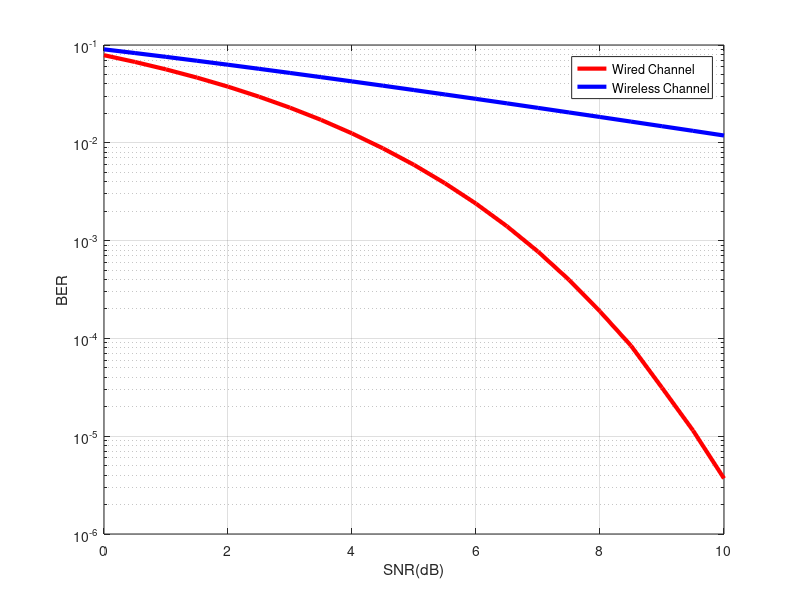

Source code (MATLAB):
%Refershing Terminal & Workspace
clc
clear

blockLength = 1e3;
nBlocks = 2e4;
SNRdb = 0:0.5:10;
SNR = 10.^(SNRdb/10);

No = 1;
BER_WiredChannel = zeros(size(SNRdb));
BER_WirelessChannel = zeros(size(SNRdb));

for blk = 1:nBlocks
    h = randn+1j*randn;
    Bits = randi([0 1],1,blockLength);
    Sym = 2*Bits-1;
    noise = sqrt(No/2)*(randn(1,blockLength)+1j*randn(1,blockLength));

    for K = 1: length(SNRdb)
        TxSym = Sym*sqrt(SNR(K)*No);
        RxSym = h*TxSym + noise;
        EqSym = RxSym/h;
        Decbits = (real(EqSym) > 0);
        BER_WirelessChannel(K) = BER_WirelessChannel(K)+sum(Decbits~=Bits);
    end

    for K = 1: length(SNRdb)
        TxSym = Sym*sqrt(SNR(K)*No);
        RxSym = TxSym + noise;
        EqSym = RxSym;
        Decbits = (real(EqSym) > 0);
        BER_WiredChannel(K) = BER_WiredChannel(K)+ sum(Decbits~=Bits);
    end
end

BER_WiredChannel = BER_WiredChannel/(nBlocks*blockLength);
BER_WirelessChannel = BER_WirelessChannel/(nBlocks*blockLength);

semilogy(SNRdb,BER_WiredChannel,'r','LineWidth',3.0,'MarkerFaceColor', ...
        'g','MarkerSize',9.0)
grid on
legend('BER')
xlabel('SNR(dB)')
ylabel('BER')

hold on
semilogy(SNRdb,BER_WirelessChannel,'b','LineWidth',3.0,'MarkerFaceColor', ...
        'g','MarkerSize',9.0)
hold off 

legend('Wired Channel','Wireless Channel')
